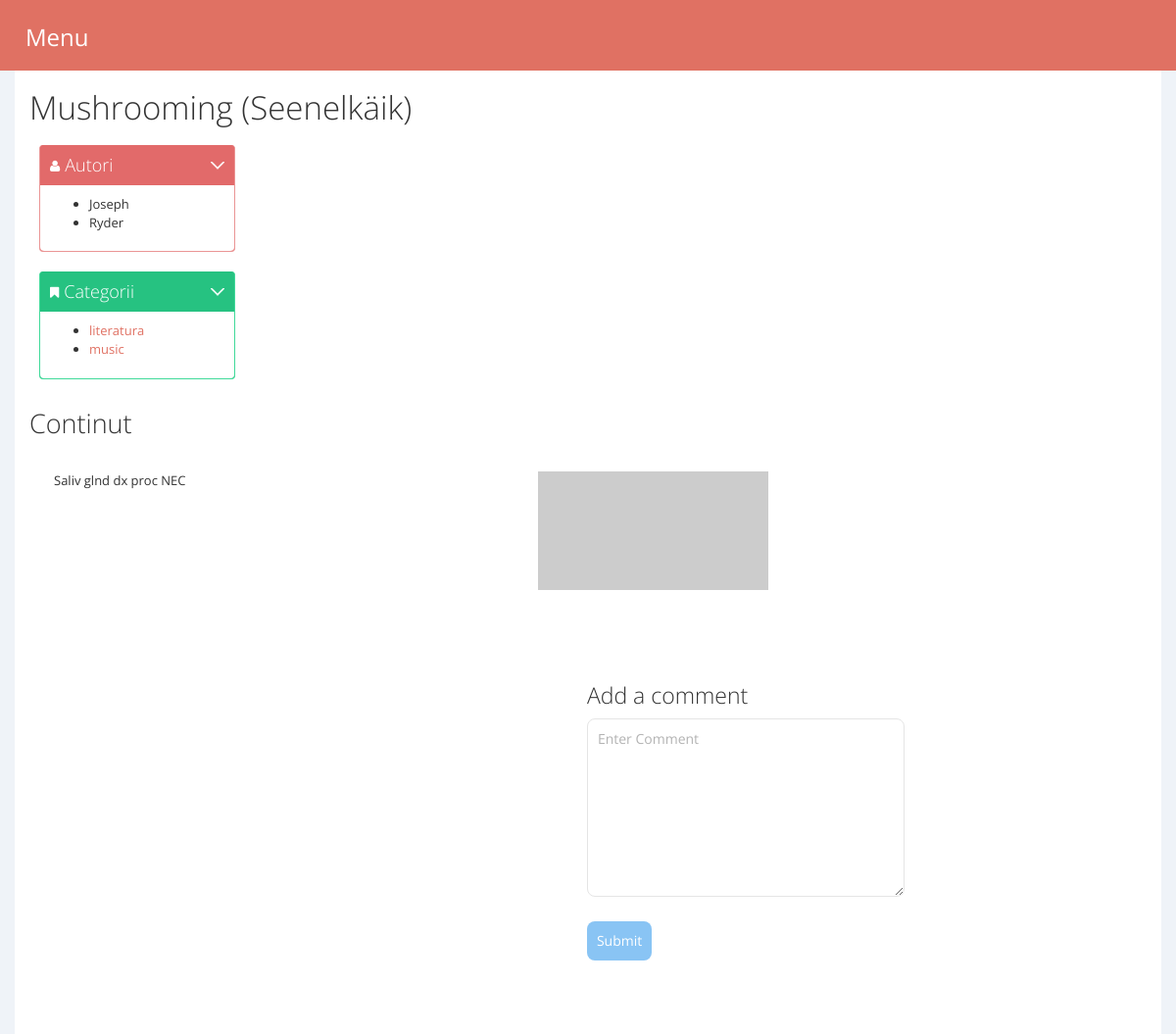
The page /index.php?action=ArticleController_displayArticle&id=141 on the database its author committed.
### tables this page shows
CREATE TABLE `articole` (
  `id` int(11) NOT NULL,
  `titlu` varchar(30) NOT NULL,
  `continut` text NOT NULL,
  `imagine` text NOT NULL,
  `visible` tinyint(1) NOT NULL DEFAULT '0'
);

CREATE TABLE `user` (
  `id` int(11) NOT NULL,
  `nume` varchar(60) NOT NULL,
  `email` varchar(100) NOT NULL,
  `password` varchar(128) NOT NULL,
  `role` varchar(5) NOT NULL
);

CREATE TABLE `categorii` (
  `id` int(11) NOT NULL,
  `nume` varchar(60) NOT NULL,
  `descriere` text NOT NULL
);

### components/Views/View.php (called while the page is built)
<?php
class View
{
    private $components;
    public function __construct()
    {
        $this->components = array();
    }
    public function assign($key, $val)
    {
        $this->components[$key] = $val;
    }
    public function __get($key)
    {
        return $this->components[$key];
    }
    public function show($template)
    {
        include "templates/" . $template;
    }
}

### components/Controller/ArticleController.php (called while the page is built, shortened)
<?php
class ArticleController extends BaseController
{
    private $articleService;
    public function __construct()
    {
        $this->articleService = new ArticleService();
        return parent::__construct();
    }
    function displayArticle($data)
    {
        $id = $data['id'];
        $article = $this->articleService->selectOne("id=" . $id);
        $sql = " SELECT user.* FROM user
                    INNER JOIN articol2autori ON user.id = articol2autori.idAutor where  articol2autori.idArticol=" . $id;
        $result = $this->articleService->customSelect($sql);
        $this->view->assign("title", $article["titlu"]);
        $this->view->assign("autori", $result);
        $this->view->assign("content", $article["continut"]);
        $this->view->assign("img", $article["imagine"]);
        $sql = " SELECT categorii.* FROM categorii
                    INNER JOIN articol2categorii ON categorii.id = articol2categorii.idCategorie where  articol2categorii.idArticol=" . $id;
        $result = $this->articleService->customSelect($sql);
        $this->view->assign("categorii", $result);
        $this->view->show("article.php");
    }
}

### index.php (called while the page is built, shortened)
<?php
$app = new Application();
$app->run();
?>

### utils/db.php (called while the page is built, shortened)
<?php
class Database
{
    private $conn;
    private $servername;
    private $username;
    private $password;
    private $dbname;
    public function __construct($servername, $username, $password, $dbname)
    {
        $this->servername = $servername;
        $this->username = $username;
        $this->password = $password;
        $this->dbname = $dbname;
    }
    private function connectToDb()
    {
        $this->conn = new mysqli($this->servername, $this->username, $this->password, $this->dbname);
    }
    public function getAll($sqlQuery)
    {
        $result = mysqli_query($this->conn, $sqlQuery);
        $queryResult = array();
        if ($result->num_rows > 0) {
            while ($row = $result->fetch_assoc()) {
                $queryResult[] = $row;
            }
        }
        return $queryResult;
    }
    public function getRow($sqlQuery)
    {
        $res = mysqli_fetch_assoc($this->executeQuery($sqlQuery));
        return $res;
    }
    public function executeQuery($sqlQuery)
    {
        $res = mysqli_query($this->conn, $sqlQuery);
        return $res;
    }
}

### components/Repository/BaseRepository.php (called while the page is built, shortened)
<?php
class BaseRepository
{
    private $db;
    protected $table;
    public function __construct(Database $db)
    {
        $this->db = $db;
    }
    public function selectOne($condition)
    {
        $sqlQuery = "SELECT * from " . $this->table . " WHERE " . $condition;
        return $this->db->getRow($sqlQuery);
    }
    public function customSelect($sqlQuery)
    {
        return $this->db->getAll($sqlQuery);
    }
}

### components/Service/BaseService.php (called while the page is built, shortened)
<?php
require_once "utils/db.php";
require_once "components/Repository/BaseRepository.php";
abstract class BaseService
{
    public $repo;
    public function __construct($repo)
    {
        $this->repo = $repo;
    }
    public function selectOne($condition)
    {
        return $this->repo->selectOne($condition);
    }
    public function customSelect($sqlQuery)
    {
        return $this->repo->customSelect($sqlQuery);
    }
}

### templates/article.php (the view, shortened to what this page needs)
<!DOCTYPE html>
<html lang="en">
<head>
    <link rel="stylesheet" type="text/css" href="css/datepicker3.css"/>
    <link rel="stylesheet" type="text/css" href="css/select2.css"/>
    <link rel="stylesheet" type="text/css" href="css/todo.css"/>
    <link href="css/style.css" type="text/css" rel="stylesheet">
</head>
<body>
<?php
include_once "header.php";
?>
<div class="article-container">
    <h1>
        <?php
        echo $this->title;
        ?>
    </h1>
    <div class="portlet box red-sunglo">
        <div class="portlet-title">
            <div class="caption">
                <i class="fa fa-user"></i>Autori
            </div>
            <div class="tools">
                <a href="javascript:;" class="collapse" data-original-title="" title="">
                </a>
            </div>
        </div>
        <div class="portlet-body">
            <ul>
                <?php
                foreach ($this->autori as $row) {
                    echo '<li>' . $row["nume"] . '</li>';
                }
                ?>
            </ul>
        </div>
    </div>
    <br>
    <div class="portlet box green-jungle">
        <div class="portlet-title">
            <div class="caption">
                <i class="fa fa-bookmark"></i>Categorii
            </div>
            <div class="tools">
                <a href="javascript:;" class="collapse" data-original-title="" title="">
                </a>
            </div>
        </div>
        <div class="portlet-body">
            <ul>
                <?php
                foreach ($this->categorii as $row) {
                    echo '<li><a href="index.php?action=HomeController_display&id=' . $row["id"] . '" >' . $row["nume"] . '</a></li>';
                }
                ?>
            </ul>
        </div>
    </div>
    <h2>Continut</h2>
    <div class="small-container">
        <div class="left-container">
            <p><?php
                echo $this->content;
                ?></p>
        </div>
        <div class="right-container">
            <div class="row">
                <div class="col-sm-4"> <?php
                    echo ' <img id="article-image" src="images/' . $this->img . '" alt="img"> ';
                    ?></div>
                <div class="col-sm-4"></div>
                <div class="col-sm-4"></div>
            </div>
        </div>
    </div>
    <div class="small-container">
        <div class="new-comment">
            <h3>Add a comment</h3>
            <form method="POST" id="comment_form">
                <div class="form-group">
            <textarea name="comment_content" id="comment_content" class="form-control" placeholder="Enter Comment"
                      rows="8" cols="40"></textarea>
                </div>
                <div class="form-group">
                    <input type="submit" name="submit" id="submit" class="btn btn-info" value="Submit"/>
                </div>
            </form>
        </div>
    </div>
</div>
</body>
</html>

### css/style.css (style rules this page uses)
body { background-color: #eff3f8; overflow-x: hidden; }
.box { border: 2px solid black; min-width: 200px; display: inline-block; padding: 15px; margin: 10px; }
.left-container { display: inline-block; width: 45%; margin: auto; vertical-align: top; }
.right-container { display: inline-block; max-width: 45%; margin: auto; vertical-align: top; }
.small-container { padding: 25px; margin: auto; }
.small-container::after { content: ""; clear: both; }
#comment_name, #comment_content, #submit { border-radius: 8px; padding: 10px; margin: 10px auto; }
.new-comment { display: inline-block; max-width: 45%; vertical-align: top; margin: 25px 50px; }
a { color: #e07163; }
.article-container { direction: ltr; }
#article-image { max-width: 500px; max-height: 300px; object-fit: cover; }

### css/default.css (style rules this page uses)
body { background-color: #3D4A53; }

### rows shown on the page
articole: titlu "Mushrooming (Seenelkäik)", continut "Saliv glnd dx proc NEC"
user: nume "Joseph"
user: nume "Ryder"
categorii: nume "literatura"
categorii: nume "music"
